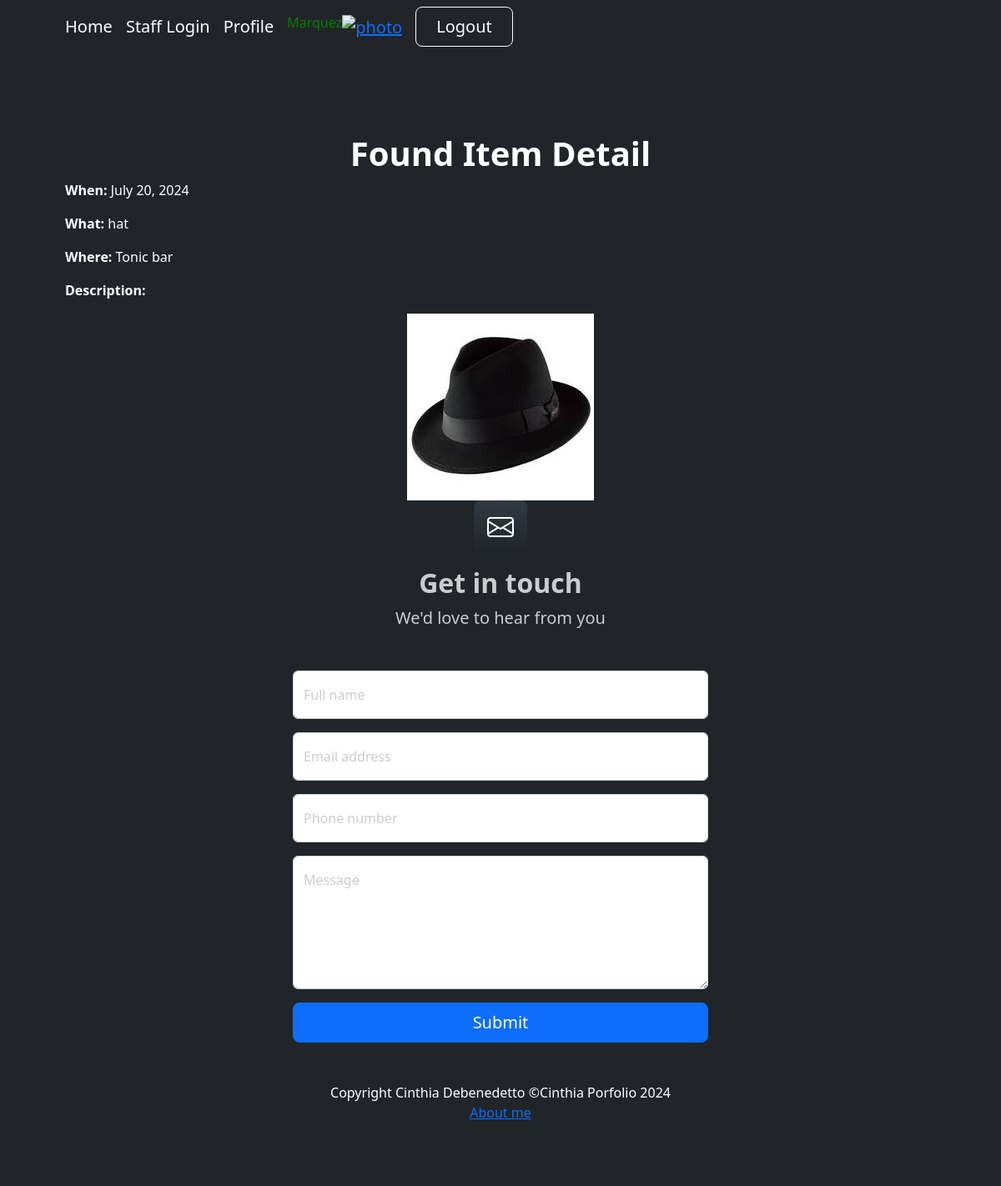
Page /found/2/ (signed in) on the committed database.
### busqueda/models.py (models this page shows, shortened)
class Ifound(models.Model):
        LOCATIONS = [
                    ("Lobby", "Lobby"),
                     ("Tonic bar", "Tonic bar"),
                     ("Graze: Breakfast", "Graze: Breakfast"),
                     ("Underwater Observatory", "Underwater Observatory"),
                     ("North end Pool", "North end Pool"),
                     ("Salti: Restaurant", "Salti: Restaurant"),
                     ("Infinity: Restaurant", "Infinity: Restaurant"),
                     ("Kid's club", "Kid's club"),
                     ("Living reef center", "Living reef center"),
                     ("The Shake/Candy shop", "The Shake/Candy shop"),
                     ("Canopy wing: corridor", "Canopy wing: corridor"),
                     ("Driftwood wing: corridor", "Driftwood wing: corridor"),
                     ("Harbour wing: corridor", "Harbour wing: corridor"),
                     ("Transit Lounge", "Transit Lounge"),
                     ("Ferry", "Ferry"),
                     ("South end pool", "South end pool"),
                     ("Water sports", "Water sports"),
                     ("My room", "My room"),
                     ("Lover's Cove", "Lover's Cove"),
                     ("Rain forest walk", "Rain forest walk"),
                     ("Tennis/Basquet court", "Tennis/Basquet court"),
                     ("I don't know", "I don't know"),
    ]
        when = models.DateField(validators=[validate_past_date])
        what = models.CharField(max_length=60)
        where = models.CharField(max_length=60, choices=LOCATIONS, help_text="Select a place where you lost your item")
        color = models.CharField(max_length=50)
        model = models.CharField(max_length=60)
        size = models.CharField(max_length=60)
        description = models.TextField(verbose_name="Description", help_text="Optional: Complete a short description of item", blank=True, null=True)
        photo = models.ImageField(upload_to='found_photos/', blank=True, null=True, help_text='Opcional: load a photo of the item')
        returned_owner = models.BooleanField(default=False)
        class Meta:
            verbose_name = "Found Property"
            verbose_name_plural = "Found Properties"
            ordering = ["when", "what"]

### busqueda/views.py (the view)
# urls.py: path('found/<int:pk>/', foundDetail, name='found_detail'),# URL para la vista de detalle del ítem encontrado
@login_required
def foundDetail(request, pk):
    found = get_object_or_404(Ifound, pk=pk)
    return render(request, 'busqueda/found_detail.html', {'found': found})

### busqueda/templates/busqueda/found_detail.html (shortened to what this page needs)
{% extends "busqueda/index.html" %}
{% block titulo %}
<h1 class="display-10 fw-bolder text-white">Found Item Detail</h1>
{% endblock titulo %}
{% block contenido %}
    <p class="text-white" style="text-align: left;"><strong>When:</strong> {{ found.when }}</p>
    <p class="text-white" style="text-align: left;"><strong>What:</strong> {{ found.what }}</p>
    <p class="text-white" style="text-align: left;"><strong>Where:</strong> {{ found.where }}</p>
    <p class="text-white" style="text-align: left;"><strong>Description: </strong>{{ found.description }}</p>
    {% if found.photo %}
                <img src="{{ found.photo.url }}" alt="Item Photo">
    {% endif %}
{% endblock contenido %}

### busqueda/templates/busqueda/index.html (shortened to what this page needs)
<!DOCTYPE html>
<html lang="en">
    <head>
        {% load static %}
        <link href="https://cdn.jsdelivr.net/npm/bootstrap-icons@1.4.1/font/bootstrap-icons.css" rel="stylesheet" />
        <link href="{% static 'css/styles.css'%}" rel="stylesheet" />
        <link rel="stylesheet" href="https://cdnjs.cloudflare.com/ajax/libs/font-awesome/6.4.0/css/all.min.css">
        <link rel="stylesheet" href="https://code.jquery.com/ui/1.12.1/themes/base/jquery-ui.css">
</head>
    </head>
    <body>
        <nav class="navbar navbar-expand-lg navbar-dark bg-dark">
            <div class="container px-5">
                <a class="navbar-brand" href="{% url 'home' %}">Home</a>
                <a class="navbar-brand" href="{% url 'admin' %}">Staff Login</a>
                {% if user.is_authenticated %}
               <a class="navbar-brand" href="{% url 'perfil' %}">Profile</a>
                    <h6 style="color:green">{{user.last_name}}</h6>
                    <div class="navbar-brand">
                        <a href= "{% url 'agregar_avatar'%}"><img src="{{request.session.avatar}}" height= "40px" weight="40px" alt="photo"></a>
                    </div>
                    {% endif %}
                <div class="collapse navbar-collapse" id="navbarSupportedContent">
                {% if user.is_authenticated %}
                <form method="post" action="{% url 'logout' %}">
                    <button type="submit" class="btn btn-outline-light btn-lg px-4" >Logout</button>
                  </form>
                </div>
                {% endif %}
                </div>
        </nav>
        <header class="bg-dark py-5">
            <div class="container px-5">
                <div class="row gx-5 justify-content-center">
                    <div class="col-lg-12">
                        <div class="text-center my-5">
                            {% block titulo %}{% endblock titulo %}
                            {% block contenido %}{% endblock contenido %}
    <section style="background-color: #212529">
        <div>
            <div class="text-center mb-5" >
                <div class="feature bg-primary bg-gradient text-white rounded-3 mb-3"><i class="bi bi-envelope"></i></div>
                <h2 class="fw-bolder">Get in touch</h2>
                <p class="lead mb-0">We'd love to hear from you</p>
            </div>
            <div class="row gx-5 justify-content-center">
                <div class="col-lg-6">
                    <form method="post" action="{% url 'contactar' %}">
                        <div class="form-floating mb-3">
                            <input class="form-control" id="name" type="text" name="name" placeholder="Enter your name..." required />
                            <label for="name">Full name</label>
                        </div>
                        <div class="form-floating mb-3">
                            <input class="form-control" id="email" type="email" name="email" placeholder="name@example.com" required />
                            <label for="email">Email address</label>
                        </div>
                        <div class="form-floating mb-3">
                            <input class="form-control" id="phone" type="tel" name="phone" placeholder="(123) 456-7890" required />
                            <label for="phone">Phone number</label>
                        </div>
                        <div class="form-floating mb-3">
                            <textarea class="form-control" id="message" name="message" placeholder="Enter your message here..." style="height: 10rem" required></textarea>
                            <label for="message">Message</label>
                        </div>
                        <div class="d-grid">
                            <button class="btn btn-primary btn-lg" type="submit">Submit</button>
                        </div>
                    </form>
                </div>
            </div>
        </div>
    </section>
        <footer class="py-5 bg-dark">
            <div class="container px-5"><p class="m-0 text-center text-white">Copyright Cinthia Debenedetto &copy;Cinthia Porfolio 2024</p></div>
            <a class="row gx-5 justify-content-center" href="{% url 'aboutme' %}">About me</a>
        </footer>
    </body>
</html>

### rows in the picture
Ifound: when "July 20, 2024", what "hat", where "Tonic bar", photo (picture)

### other values in the picture
{{ user.last_name }} "Marquez"
